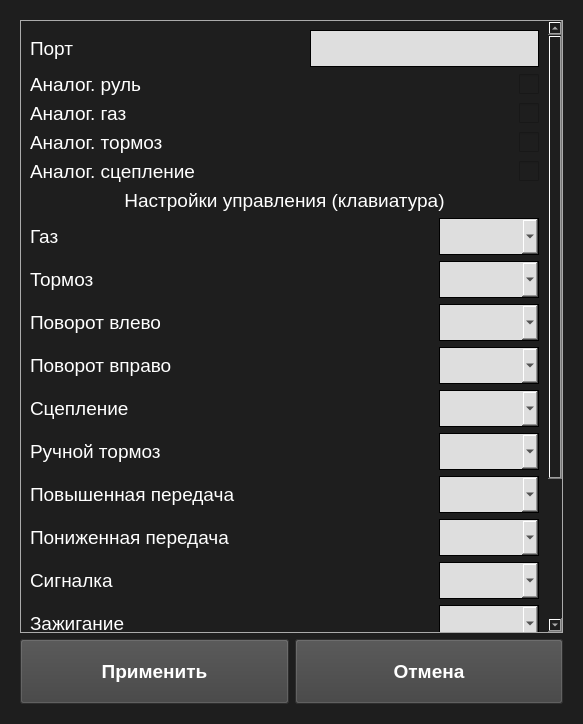
<?xml version="1.0" encoding="UTF-8"?>
<ui version="4.0">
 <class>SettingsWindow</class>
 <widget class="QWidget" name="SettingsWindow">
  <property name="geometry">
   <rect>
    <x>0</x>
    <y>0</y>
    <width>583</width>
    <height>724</height>
   </rect>
  </property>
  <property name="windowTitle">
   <string>Form</string>
  </property>
  <property name="styleSheet">
   <string notr="true">QWidget {
	background-color: rgb(30, 30, 30);
	color: white;
	font-family: &quot;Calibri&quot;;
	font-size: 14pt;
}

QLineEdit, QComboBox {
	color: black;
	background-color: rgb(222, 222, 222);
	border: 1px solid black;
	padding: 5px;
}

QCheckBox::indicator {
    width: 20px;
    height: 20px;
}

QScrollArea {
	background-color: rgb(222, 222, 222);
	color: white;
}

QPushButton {
	background-color: rgb(64, 64, 64);
	padding: 20px;
	font-weight: bold;
}

QPushButton:hover {
	background-color: rgb(100, 100, 100);
}
</string>
  </property>
  <layout class="QVBoxLayout" name="verticalLayout">
   <property name="leftMargin">
    <number>20</number>
   </property>
   <property name="topMargin">
    <number>20</number>
   </property>
   <property name="rightMargin">
    <number>20</number>
   </property>
   <property name="bottomMargin">
    <number>20</number>
   </property>
   <item>
    <widget class="QScrollArea" name="scrollArea">
     <property name="sizeAdjustPolicy">
      <enum>QAbstractScrollArea::AdjustToContents</enum>
     </property>
     <property name="widgetResizable">
      <bool>true</bool>
     </property>
     <widget class="QWidget" name="scrollAreaWidgetContents">
      <property name="geometry">
       <rect>
        <x>0</x>
        <y>-210</y>
        <width>520</width>
        <height>963</height>
       </rect>
      </property>
      <layout class="QVBoxLayout" name="verticalLayout_3">
       <item>
        <layout class="QHBoxLayout" name="horizontalLayout_3">
         <item>
          <widget class="QLabel" name="label_3">
           <property name="text">
            <string>Порт</string>
           </property>
          </widget>
         </item>
         <item>
          <spacer name="horizontalSpacer">
           <property name="orientation">
            <enum>Qt::Horizontal</enum>
           </property>
           <property name="sizeHint" stdset="0">
            <size>
             <width>40</width>
             <height>20</height>
            </size>
           </property>
          </spacer>
         </item>
         <item>
          <widget class="QLineEdit" name="port_edit"/>
         </item>
        </layout>
       </item>
       <item>
        <layout class="QHBoxLayout" name="horizontalLayout">
         <property name="spacing">
          <number>7</number>
         </property>
         <property name="sizeConstraint">
          <enum>QLayout::SetDefaultConstraint</enum>
         </property>
         <property name="rightMargin">
          <number>0</number>
         </property>
         <item>
          <widget class="QLabel" name="label">
           <property name="text">
            <string>Аналог. руль</string>
           </property>
          </widget>
         </item>
         <item>
          <widget class="QCheckBox" name="analog_wheel_check">
           <property name="layoutDirection">
            <enum>Qt::RightToLeft</enum>
           </property>
           <property name="text">
            <string/>
           </property>
          </widget>
         </item>
        </layout>
       </item>
       <item>
        <layout class="QHBoxLayout" name="horizontalLayout_2">
         <item>
          <widget class="QLabel" name="label_2">
           <property name="text">
            <string>Аналог. газ</string>
           </property>
          </widget>
         </item>
         <item>
          <widget class="QCheckBox" name="analog_gas_check">
           <property name="layoutDirection">
            <enum>Qt::RightToLeft</enum>
           </property>
           <property name="text">
            <string/>
           </property>
          </widget>
         </item>
        </layout>
       </item>
       <item>
        <layout class="QHBoxLayout" name="horizontalLayout_4">
         <item>
          <widget class="QLabel" name="label_4">
           <property name="text">
            <string>Аналог. тормоз</string>
           </property>
          </widget>
         </item>
         <item>
          <widget class="QCheckBox" name="analog_brake_check">
           <property name="layoutDirection">
            <enum>Qt::RightToLeft</enum>
           </property>
           <property name="text">
            <string/>
           </property>
          </widget>
         </item>
        </layout>
       </item>
       <item>
        <layout class="QHBoxLayout" name="horizontalLayout_5">
         <item>
          <widget class="QLabel" name="label_5">
           <property name="text">
            <string>Аналог. сцепление</string>
           </property>
          </widget>
         </item>
         <item>
          <widget class="QCheckBox" name="analog_clutch_check">
           <property name="layoutDirection">
            <enum>Qt::RightToLeft</enum>
           </property>
           <property name="text">
            <string/>
           </property>
          </widget>
         </item>
        </layout>
       </item>
       <item>
        <widget class="QLabel" name="label_6">
         <property name="text">
          <string>Настройки управления (клавиатура)</string>
         </property>
         <property name="alignment">
          <set>Qt::AlignCenter</set>
         </property>
        </widget>
       </item>
       <item>
        <layout class="QHBoxLayout" name="horizontalLayout_6">
         <item>
          <widget class="QLabel" name="label_7">
           <property name="text">
            <string>Газ</string>
           </property>
          </widget>
         </item>
         <item>
          <spacer name="horizontalSpacer_2">
           <property name="orientation">
            <enum>Qt::Horizontal</enum>
           </property>
           <property name="sizeHint" stdset="0">
            <size>
             <width>40</width>
             <height>20</height>
            </size>
           </property>
          </spacer>
         </item>
         <item>
          <widget class="QComboBox" name="gas_box"/>
         </item>
        </layout>
       </item>
       <item>
        <layout class="QHBoxLayout" name="horizontalLayout_7">
         <item>
          <widget class="QLabel" name="label_8">
           <property name="text">
            <string>Тормоз</string>
           </property>
          </widget>
         </item>
         <item>
          <spacer name="horizontalSpacer_3">
           <property name="orientation">
            <enum>Qt::Horizontal</enum>
           </property>
           <property name="sizeHint" stdset="0">
            <size>
             <width>40</width>
             <height>20</height>
            </size>
           </property>
          </spacer>
         </item>
         <item>
          <widget class="QComboBox" name="brake_box"/>
         </item>
        </layout>
       </item>
       <item>
        <layout class="QHBoxLayout" name="horizontalLayout_8">
         <item>
          <widget class="QLabel" name="label_9">
           <property name="text">
            <string>Поворот влево</string>
           </property>
          </widget>
         </item>
         <item>
          <spacer name="horizontalSpacer_4">
           <property name="orientation">
            <enum>Qt::Horizontal</enum>
           </property>
           <property name="sizeHint" stdset="0">
            <size>
             <width>40</width>
             <height>20</height>
            </size>
           </property>
          </spacer>
         </item>
         <item>
          <widget class="QComboBox" name="turn_left_box"/>
         </item>
        </layout>
       </item>
       <item>
        <layout class="QHBoxLayout" name="horizontalLayout_9">
         <item>
          <widget class="QLabel" name="label_10">
           <property name="text">
            <string>Поворот вправо</string>
           </property>
          </widget>
         </item>
         <item>
          <spacer name="horizontalSpacer_5">
           <property name="orientation">
            <enum>Qt::Horizontal</enum>
           </property>
           <property name="sizeHint" stdset="0">
            <size>
             <width>40</width>
             <height>20</height>
            </size>
           </property>
          </spacer>
         </item>
         <item>
          <widget class="QComboBox" name="turn_rigth_box"/>
         </item>
        </layout>
       </item>
       <item>
        <layout class="QHBoxLayout" name="horizontalLayout_10">
         <item>
          <widget class="QLabel" name="label_11">
           <property name="text">
            <string>Сцепление</string>
           </property>
          </widget>
         </item>
         <item>
          <spacer name="horizontalSpacer_6">
           <property name="orientation">
            <enum>Qt::Horizontal</enum>
           </property>
           <property name="sizeHint" stdset="0">
            <size>
             <width>40</width>
             <height>20</height>
            </size>
           </property>
          </spacer>
         </item>
         <item>
          <widget class="QComboBox" name="clutch_box"/>
         </item>
        </layout>
       </item>
       <item>
        <layout class="QHBoxLayout" name="horizontalLayout_11">
         <item>
          <widget class="QLabel" name="label_12">
           <property name="text">
            <string>Ручной тормоз</string>
           </property>
          </widget>
         </item>
         <item>
          <spacer name="horizontalSpacer_7">
           <property name="orientation">
            <enum>Qt::Horizontal</enum>
           </property>
           <property name="sizeHint" stdset="0">
            <size>
             <width>40</width>
             <height>20</height>
            </size>
           </property>
          </spacer>
         </item>
         <item>
          <widget class="QComboBox" name="handbrake_box"/>
         </item>
        </layout>
       </item>
       <item>
        <layout class="QHBoxLayout" name="horizontalLayout_12">
         <item>
          <widget class="QLabel" name="label_13">
           <property name="text">
            <string>Повышенная передача</string>
           </property>
          </widget>
         </item>
         <item>
          <spacer name="horizontalSpacer_8">
           <property name="orientation">
            <enum>Qt::Horizontal</enum>
           </property>
           <property name="sizeHint" stdset="0">
            <size>
             <width>40</width>
             <height>20</height>
            </size>
           </property>
          </spacer>
         </item>
         <item>
          <widget class="QComboBox" name="shift_up_box"/>
         </item>
        </layout>
       </item>
       <item>
        <layout class="QHBoxLayout" name="horizontalLayout_13">
         <item>
          <widget class="QLabel" name="label_14">
           <property name="text">
            <string>Пониженная передача</string>
           </property>
          </widget>
         </item>
         <item>
          <spacer name="horizontalSpacer_9">
           <property name="orientation">
            <enum>Qt::Horizontal</enum>
           </property>
           <property name="sizeHint" stdset="0">
            <size>
             <width>40</width>
             <height>20</height>
            </size>
           </property>
          </spacer>
         </item>
         <item>
          <widget class="QComboBox" name="shift_down_box"/>
         </item>
        </layout>
       </item>
       <item>
        <layout class="QHBoxLayout" name="horizontalLayout_14">
         <item>
          <widget class="QLabel" name="label_15">
           <property name="text">
            <string>Сигналка</string>
           </property>
          </widget>
         </item>
         <item>
          <spacer name="horizontalSpacer_10">
           <property name="orientation">
            <enum>Qt::Horizontal</enum>
           </property>
           <property name="sizeHint" stdset="0">
            <size>
             <width>40</width>
             <height>20</height>
            </size>
           </property>
          </spacer>
         </item>
         <item>
          <widget class="QComboBox" name="honk_box"/>
         </item>
        </layout>
       </item>
       <item>
        <layout class="QHBoxLayout" name="horizontalLayout_15">
         <item>
          <widget class="QLabel" name="label_16">
           <property name="text">
            <string>Зажигание</string>
           </property>
          </widget>
         </item>
         <item>
          <spacer name="horizontalSpacer_11">
           <property name="orientation">
            <enum>Qt::Horizontal</enum>
           </property>
           <property name="sizeHint" stdset="0">
            <size>
             <width>40</width>
             <height>20</height>
            </size>
           </property>
          </spacer>
         </item>
         <item>
          <widget class="QComboBox" name="ignition_box"/>
         </item>
        </layout>
       </item>
       <item>
        <layout class="QHBoxLayout" name="horizontalLayout_16">
         <item>
          <widget class="QLabel" name="label_17">
           <property name="text">
            <string>Фары</string>
           </property>
          </widget>
         </item>
         <item>
          <spacer name="horizontalSpacer_12">
           <property name="orientation">
            <enum>Qt::Horizontal</enum>
           </property>
           <property name="sizeHint" stdset="0">
            <size>
             <width>40</width>
             <height>20</height>
            </size>
           </property>
          </spacer>
         </item>
         <item>
          <widget class="QComboBox" name="headlights_box"/>
         </item>
        </layout>
       </item>
       <item>
        <layout class="QHBoxLayout" name="horizontalLayout_17">
         <item>
          <widget class="QLabel" name="label_18">
           <property name="text">
            <string>Левый поворотник</string>
           </property>
          </widget>
         </item>
         <item>
          <spacer name="horizontalSpacer_13">
           <property name="orientation">
            <enum>Qt::Horizontal</enum>
           </property>
           <property name="sizeHint" stdset="0">
            <size>
             <width>40</width>
             <height>20</height>
            </size>
           </property>
          </spacer>
         </item>
         <item>
          <widget class="QComboBox" name="left_signal_box"/>
         </item>
        </layout>
       </item>
       <item>
        <layout class="QHBoxLayout" name="horizontalLayout_18">
         <item>
          <widget class="QLabel" name="label_19">
           <property name="text">
            <string>Правый поворотник</string>
           </property>
          </widget>
         </item>
         <item>
          <spacer name="horizontalSpacer_14">
           <property name="orientation">
            <enum>Qt::Horizontal</enum>
           </property>
           <property name="sizeHint" stdset="0">
            <size>
             <width>40</width>
             <height>20</height>
            </size>
           </property>
          </spacer>
         </item>
         <item>
          <widget class="QComboBox" name="right_signal_box"/>
         </item>
        </layout>
       </item>
       <item>
        <layout class="QHBoxLayout" name="horizontalLayout_19">
         <item>
          <widget class="QLabel" name="label_20">
           <property name="text">
            <string>Аварийный сигнал</string>
           </property>
          </widget>
         </item>
         <item>
          <spacer name="horizontalSpacer_15">
           <property name="orientation">
            <enum>Qt::Horizontal</enum>
           </property>
           <property name="sizeHint" stdset="0">
            <size>
             <width>40</width>
             <height>20</height>
            </size>
           </property>
          </spacer>
         </item>
         <item>
          <widget class="QComboBox" name="emergency_signal_box"/>
         </item>
        </layout>
       </item>
      </layout>
     </widget>
    </widget>
   </item>
   <item>
    <layout class="QHBoxLayout" name="horizontalLayout_20">
     <property name="bottomMargin">
      <number>0</number>
     </property>
     <item>
      <widget class="QPushButton" name="apply_button">
       <property name="text">
        <string>Применить</string>
       </property>
      </widget>
     </item>
     <item>
      <widget class="QPushButton" name="cancel_button">
       <property name="text">
        <string>Отмена</string>
       </property>
      </widget>
     </item>
    </layout>
   </item>
  </layout>
 </widget>
 <resources/>
 <connections/>
</ui>
